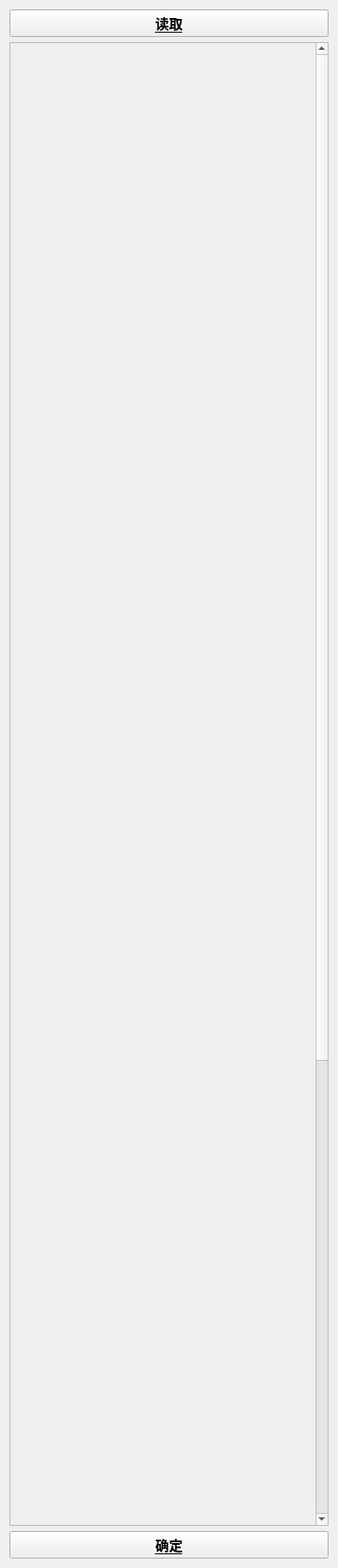
<?xml version="1.0" encoding="UTF-8"?>
<ui version="4.0">
 <class>Form</class>
 <widget class="QWidget" name="Form">
  <property name="geometry">
   <rect>
    <x>0</x>
    <y>0</y>
    <width>393</width>
    <height>1824</height>
   </rect>
  </property>
  <property name="windowTitle">
   <string>Form</string>
  </property>
  <layout class="QHBoxLayout" name="horizontalLayout">
   <item>
    <layout class="QVBoxLayout" name="verticalLayout_3">
     <item>
      <widget class="QPushButton" name="pushButton">
       <property name="font">
        <font>
         <pointsize>12</pointsize>
         <weight>75</weight>
         <bold>true</bold>
         <underline>true</underline>
        </font>
       </property>
       <property name="text">
        <string>读取</string>
       </property>
      </widget>
     </item>
     <item>
      <widget class="QScrollArea" name="scrollArea">
       <property name="widgetResizable">
        <bool>true</bool>
       </property>
       <widget class="QWidget" name="scrollAreaWidgetContents">
        <property name="geometry">
         <rect>
          <x>0</x>
          <y>-834</y>
          <width>319</width>
          <height>2500</height>
         </rect>
        </property>
        <property name="minimumSize">
         <size>
          <width>250</width>
          <height>2500</height>
         </size>
        </property>
        <widget class="QWidget" name="verticalLayoutWidget_2">
         <property name="geometry">
          <rect>
           <x>0</x>
           <y>-1</y>
           <width>351</width>
           <height>2501</height>
          </rect>
         </property>
         <layout class="QVBoxLayout" name="verticalLayout"/>
        </widget>
       </widget>
      </widget>
     </item>
     <item>
      <widget class="QPushButton" name="pushButton_2">
       <property name="font">
        <font>
         <pointsize>12</pointsize>
         <weight>75</weight>
         <bold>true</bold>
         <underline>true</underline>
         <strikeout>false</strikeout>
        </font>
       </property>
       <property name="text">
        <string>确定</string>
       </property>
      </widget>
     </item>
    </layout>
   </item>
  </layout>
 </widget>
 <resources/>
 <connections/>
</ui>
